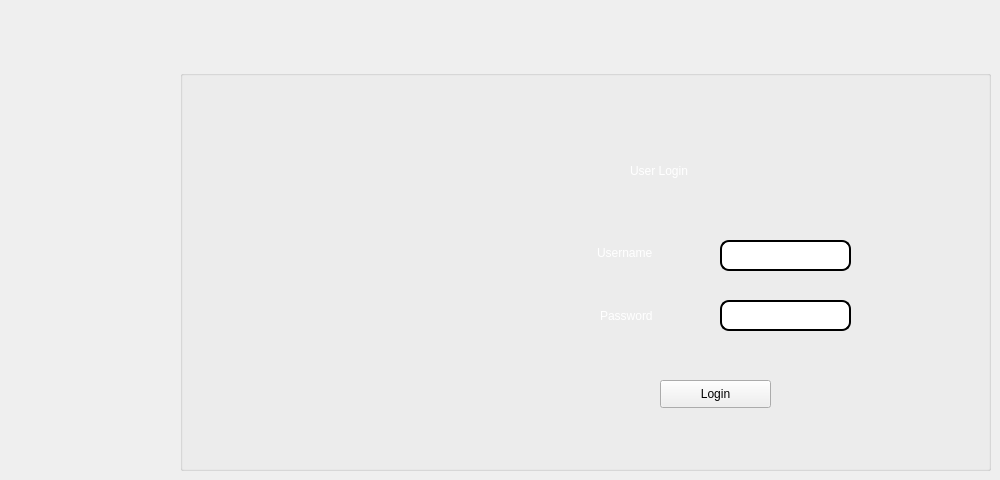
      <widget class="QWidget" name="page">
       <widget class="QGroupBox" name="groupBox_10">
        <property name="geometry">
         <rect>
          <x>180</x>
          <y>70</y>
          <width>811</width>
          <height>401</height>
         </rect>
        </property>
        <property name="title">
         <string/>
        </property>
        <widget class="QLabel" name="label_32">
         <property name="geometry">
          <rect>
           <x>450</x>
           <y>60</y>
           <width>171</width>
           <height>81</height>
          </rect>
         </property>
         <property name="styleSheet">
          <string notr="true">font: 18pt &quot;MS Shell Dlg 2&quot;;
color: rgb(255, 255, 255);</string>
         </property>
         <property name="text">
          <string>User Login</string>
         </property>
        </widget>
        <widget class="QLineEdit" name="username">
         <property name="geometry">
          <rect>
           <x>540</x>
           <y>170</y>
           <width>131</width>
           <height>31</height>
          </rect>
         </property>
         <property name="styleSheet">
          <string notr="true">QLineEdit
{
border-radius:9px;
border: 2px solid #000000;
background: qradialgradient(cx: 0.3, cy: -0.4,
fx: 0.0, fy: -0.0,
radius: 1.89, stop: 0 #ffffff, stop: 1 #999);
}</string>
         </property>
         <property name="text">
          <string/>
         </property>
        </widget>
        <widget class="QLineEdit" name="password">
         <property name="geometry">
          <rect>
           <x>540</x>
           <y>230</y>
           <width>131</width>
           <height>31</height>
          </rect>
         </property>
         <property name="styleSheet">
          <string notr="true">QLineEdit
{
border-radius:9px;
border: 2px solid #000000;
background: qradialgradient(cx: 0.3, cy: -0.4,
fx: 0.0, fy: -0.0,
radius: 1.89, stop: 0 #ffffff, stop: 1 #999);
}</string>
         </property>
         <property name="text">
          <string/>
         </property>
         <property name="echoMode">
          <enum>QLineEdit::Password</enum>
         </property>
        </widget>
        <widget class="QPushButton" name="login">
         <property name="geometry">
          <rect>
           <x>480</x>
           <y>310</y>
           <width>111</width>
           <height>28</height>
          </rect>
         </property>
         <property name="styleSheet">
          <string notr="true">
  QPushButton#evilButton {
      background-color: red;
      border-style: outset;
      border-width: 2px;
      border-radius: 10px;
      border-color: beige;
      font: bold 14px;
      min-width: 10em;
      padding: 6px;
  }
  QPushButton#evilButton:pressed {
      background-color: rgb(224, 0, 0);
      border-style: inset;
  }
</string>
         </property>
         <property name="text">
          <string>Login</string>
         </property>
        </widget>
        <widget class="QLabel" name="label_34">
         <property name="geometry">
          <rect>
           <x>417</x>
           <y>167</y>
           <width>101</width>
           <height>31</height>
          </rect>
         </property>
         <property name="styleSheet">
          <string notr="true">font: italic 11pt &quot;Georgia&quot;;
color: rgb(255, 255, 255);</string>
         </property>
         <property name="text">
          <string>Username</string>
         </property>
        </widget>
        <widget class="QLabel" name="label_35">
         <property name="geometry">
          <rect>
           <x>420</x>
           <y>230</y>
           <width>81</width>
           <height>31</height>
          </rect>
         </property>
         <property name="styleSheet">
          <string notr="true">font: italic 11pt &quot;Georgia&quot;;
color: rgb(255, 255, 255);</string>
         </property>
         <property name="text">
          <string>Password</string>
         </property>
        </widget>
        <widget class="QLabel" name="label_33">
         <property name="geometry">
          <rect>
           <x>80</x>
           <y>100</y>
           <width>271</width>
           <height>271</height>
          </rect>
         </property>
         <property name="text">
          <string/>
         </property>
         <property name="pixmap">
          <pixmap>../personal.png</pixmap>
         </property>
        </widget>
       </widget>
      </widget>
